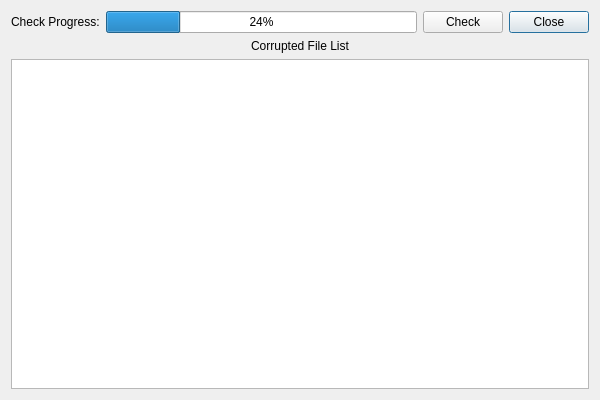
<?xml version="1.0" encoding="UTF-8"?>
<ui version="4.0">
 <class>DialogCheckCorruption</class>
 <widget class="QDialog" name="DialogCheckCorruption">
  <property name="geometry">
   <rect>
    <x>0</x>
    <y>0</y>
    <width>600</width>
    <height>400</height>
   </rect>
  </property>
  <property name="windowTitle">
   <string>Check File Corruption</string>
  </property>
  <layout class="QGridLayout" name="gridLayout">
   <item row="0" column="3">
    <widget class="QPushButton" name="pushButtonClose">
     <property name="text">
      <string>Close</string>
     </property>
    </widget>
   </item>
   <item row="0" column="0">
    <widget class="QLabel" name="labelCheckProgress">
     <property name="text">
      <string>Check Progress:</string>
     </property>
    </widget>
   </item>
   <item row="0" column="2">
    <widget class="QPushButton" name="pushButtonCheck">
     <property name="text">
      <string>Check</string>
     </property>
    </widget>
   </item>
   <item row="2" column="0" colspan="4">
    <widget class="QTableView" name="tableView"/>
   </item>
   <item row="0" column="1">
    <widget class="QProgressBar" name="progressBar">
     <property name="value">
      <number>24</number>
     </property>
    </widget>
   </item>
   <item row="1" column="0" colspan="4">
    <widget class="QLabel" name="labelCorruptedFileList">
     <property name="text">
      <string>Corrupted File List</string>
     </property>
     <property name="alignment">
      <set>Qt::AlignCenter</set>
     </property>
    </widget>
   </item>
  </layout>
 </widget>
 <resources/>
 <connections/>
</ui>
